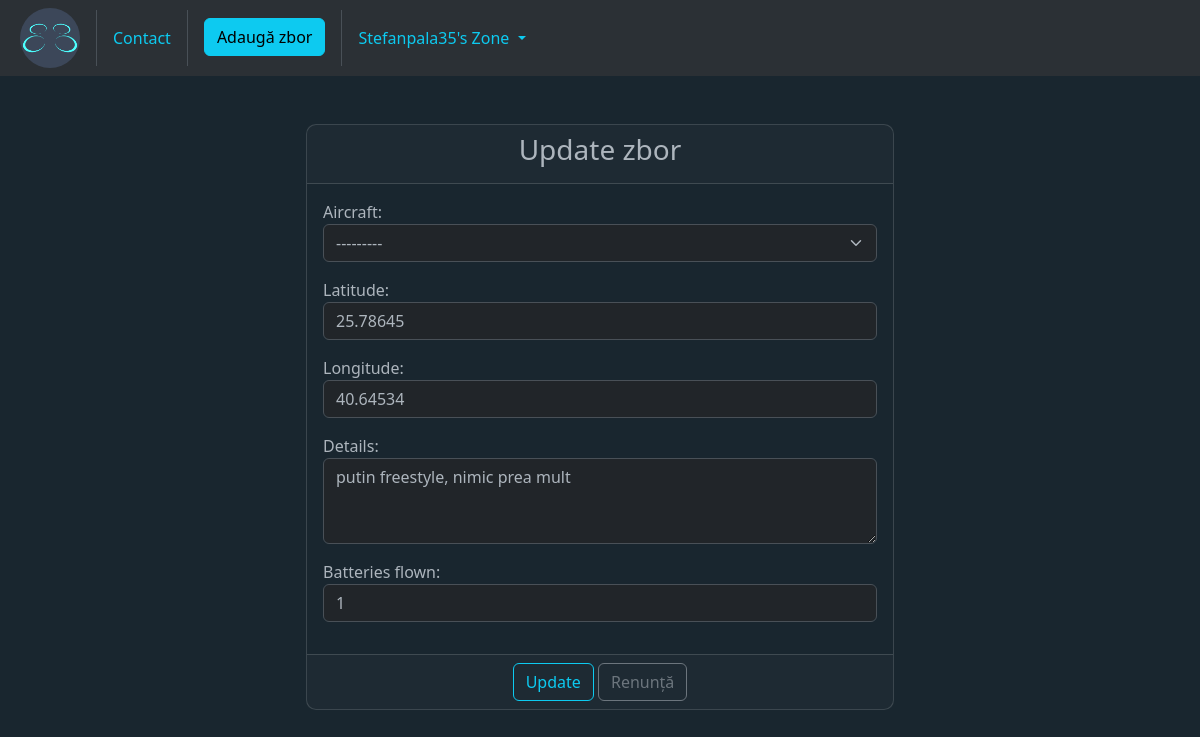
The app's page /MyZone/update_flight/2/ (signed in) with its own data.
### home/models.py (models this page shows)
class Operator(AbstractUser):
	caa_code = models.CharField(verbose_name='CAA Code', max_length=40, unique=True, null=True)
	file1 = models.FileField(verbose_name='Certificat A1/A3', null=True, blank=True, upload_to='static/certificates/')
	file2 = models.FileField(verbose_name='Certificat A2', null=True, blank=True, upload_to='static/certificates/')
	def __str__(self):
		return self.caa_code

class FlightLog(models.Model):
	operator = models.ForeignKey(Operator, on_delete=models.CASCADE)  # CAA.ro code
	aircraft = models.ForeignKey(Aircraft, on_delete=models.CASCADE)  # aircraft name
	longitude = models.FloatField(null=True, blank=True)  # location
	latitude = models.FloatField(null=True, blank=True)  # location
	details = models.TextField(null=True, blank=True)  # mission - photo, video, recon, job
	batteries_flown = models.IntegerField(default=1)
	created_at = models.DateTimeField(auto_now_add=True)
	updated_at = models.DateTimeField(auto_now=True)
	def __str__(self):
		return f'{self.operator}: Lat:{self.latitude}, Long:{self.longitude}, at {self.created_at}'

### home/views.py (the view, shortened to what this page needs)
# urls.py: path('MyZone/update_flight/<int:pk>/', views.FlightUpdateView.as_view(), name='update-flight'),
class FlightUpdateView(LoginRequiredMixin, UpdateView):
	template_name = 'home/update_flight.html'
	model = FlightLog
	form_class = FlightUpdateForm
	success_url = reverse_lazy('list-of-flights')
	def get_context_data(self, **kwargs):
		context = super().get_context_data(**kwargs)
		form = context['form']
		form.fields['aircraft'].queryset = Aircraft.objects.filter(owner=self.request.user)
		context['form'] = form
		return context

### home/forms.py
class FlightUpdateForm(forms.ModelForm):
	class Meta:
		model = FlightLog
		fields = ['aircraft', 'latitude', 'longitude', 'details', 'batteries_flown']
		widgets = {
			'aircraft': forms.Select(attrs={'placeholder': 'Selectează drona', 'class': 'form-select'}),
			'latitude': NumberInput(attrs={'placeholder': 'Latitudinea', 'class': 'form-control'}),
			'longitude': NumberInput(attrs={'placeholder': 'Longitudinea', 'class': 'form-control'}),
			'details': Textarea(attrs={'placeholder': 'Detalii de zbor', 'class': 'form-control', 'rows': 3}),
			'batteries_flown': NumberInput(attrs={'placeholder': 'Numărul bateriilor zburate', 'class': 'form-control'}),
		}

### home/models.py (called while the page is built)
	def __str__(self):
		return self.name

### templates/home/update_flight.html (shortened to what this page needs)
{% extends 'base.html' %}
{% block content %}
    <div class="container-fluid">
        <div class="col-md-6 offset-md-3" data-bs-theme="dark">
            <div class="card">
                <div class="card-header">
                    <h3 class="text-center">Update zbor</h3>
                </div>
                <form method="post">
                    <div class="card-body">
                        {{ form.as_p }}
                    </div>
                    <div class="card-footer text-center">
                        <button type="submit" class="btn btn-outline-info">Update</button>
                        <a href="{% url 'list-of-flights' %}" class="btn btn-outline-secondary">Renunță</a>
                    </div>
                </form>
            </div>
        </div>
    </div>
{% endblock %}

### templates/navbar.html (shortened to what this page needs)
<nav class="navbar navbar-expand-lg bg-body-tertiary" data-bs-theme="dark">
    {% load static %}
    <div class="container-fluid">
        <a href="{% url 'homepage' %}">
            <img src="{% static 'images/LOGO256p-01.png' %}" alt="logo" width="60"
                 class="img-fluid rounded-circle mx-2">
        </a>
        <div class="collapse navbar-collapse" id="navbarSupportedContent">
            <ul class="navbar-nav me-auto mb-2 mb-lg-0">
                <li class="nav-item">
                    <a class="nav-link text-info btn btn-secondary m-2" href="{% url 'contact' %}">Contact</a>
                </li>
                <div class="d-flex flex-row">
                    {% if user.is_authenticated %}
                        <li class="nav-item">
                            <a href="{% url 'flight-add' %}" class="btn btn-info m-2 mx-3">Adaugă zbor</a>
                        </li>
                        <li class="nav-item dropdown">
                            <a class="nav-link dropdown-toggle btn btn-secondary text-info m-2" href="#" role="button"
                               data-bs-toggle="dropdown"
                               aria-expanded="false">
                                {{ user.username.title }}'s Zone
                            </a>
                        </li>
                    {% else %}
                        <div class="nav-item p-2 mx-2">
                            <a class="btn btn-info" href="{% url 'my-zone' %}">MyZone</a>
                        </div>
                    {% endif %}
                </div>
            </ul>
        </div>
    </div>
</nav>

### static/css/stylesheet.css (style rules this page uses)
.card { border-radius: 10px; background-color: #19262f; transition: box-shadow 0.3s ease-in-out; }

### templates/base.html (style rules this page uses)
body { background-color: #19262f !important; }

### records on screen
Operator: username "Stefanpala35"
FlightLog: aircraft "---------", latitude "25.78645", longitude "40.64534", details "putin freestyle, nimic prea mult", batteries_flown "1"
